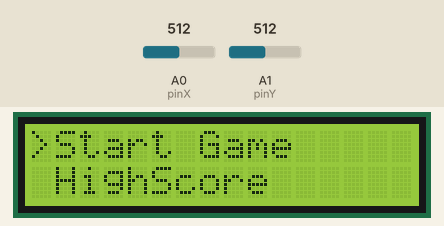
Recording of a sketch running on a simulated Arduino Uno, built with avr-gcc and run on an emulated ATmega328P. On the bench: 16×2 character LCD. The test bench sets the inputs (shaded band); at power-on: A0 (pinX) = 512, A1 (pinY) = 512.

Above: at 1.2 s.
1.3 s: A0 (pinX) set to 693
2.8 s: A0 (pinX) set to 715
At 4.0 s:
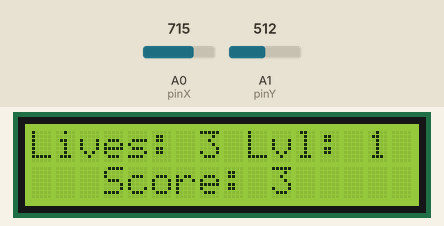
5.8 s: A0 (pinX) set to 264
8.8 s: A0 (pinX) set to 237
At 9.8 s:
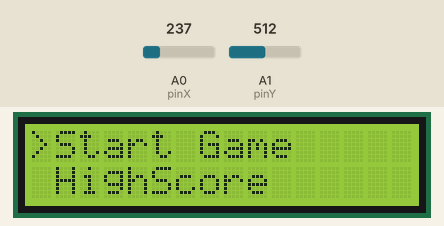
10.3 s: A1 (pinY) set to 687
11.8 s: A1 (pinY) set to 719
At 12.6 s:
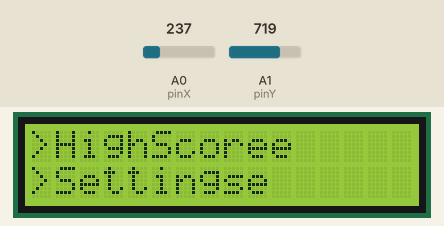
Timing chart, 0 to 14.3 s (numbered marks = the images above; inputs shaded):
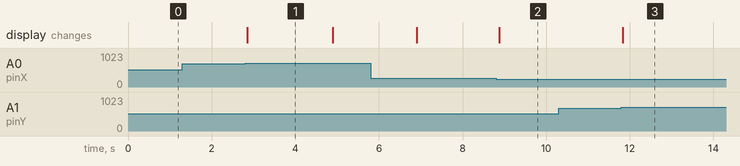

The sketch:

LCD_Menu.ino
```cpp
#include <LiquidCrystal.h>

const int rsPin = 12;
const int ePin = 11;
const int d4Pin = 5;
const int d5Pin = 4;
const int d6Pin = 3;
const int d7Pin = 2;

const int pinX = A0;
const int pinY = A1;
const int pinSw = A2;

int switchValue = 0;
int xValue = 0;
int yValue = 0;

const int lowThreshold = 250;
const int highThreshold = 700;

bool enterSelection = false;
//bool exitSelection = false;
bool movedX = false;
bool movedY = false;
int arrowPoz = 0;
int arrowPozIncreased = false;
int arrowPozDecreased = false;

char start[] = "Start Game";
char highScore[] = "HighScore";
char settings[] = "Settings";

char endingMessage[] = "Congratulations, you finished the game. Press button to exit.";
//Sections
bool inStart = true;
bool inHigh = false;
bool inSetings = false;
int page = 0;

int startingLevel = 0;
int lives = 3;
int level = 0;
int score = 0;
int hiScore = 0;
int incrementInterval = 2000;
int gamecurrPrintMillis = 0;
int gameprevPrintMillis = 0;
int gameStartedAtMillis = 0;
int gameOverInterval = 10000;
int thisChar = 0;


bool gameStarted = false;
bool gameOver = false;
int currentPrintMillis = 0;
int prevPrintMillis = 0;
int scrollInterval = 500;
LiquidCrystal lcd(rsPin, ePin, d4Pin, d5Pin, d6Pin, d7Pin);
void menuNav () {
  if (movedY == false) {
    if (yValue < lowThreshold) {
      arrowPoz++;
      arrowPozIncreased = true;
    }
    if (yValue > highThreshold) {
      arrowPoz--;
      arrowPozDecreased = true;
    }
    movedY = true;
  }
  if (yValue >= lowThreshold && yValue <= highThreshold) {
    movedY = false;
    lcd.clear();
  }
  if (movedX == false) {
    if (arrowPoz == 2) {
      if (page == 1) {
        page = 0;
        arrowPoz = 0;
      } else {
        page++;
        arrowPoz = 1;
      }
      if (page == 0) {
        arrowPoz = 0;
      }
    }

    if (arrowPoz == -1) {
      if (page == 0) {
        arrowPoz = 1;
        page = 1;
      }
      else {
        page--;
        arrowPoz = 0;
      }
      if (page == 1) {
        arrowPoz = 1;
      }
    }
    page = page % 2;
    lcd.setCursor(0, arrowPoz);
    lcd.print(">");
    if (page == 0) {
      lcd.setCursor(1, 0);
      lcd.print(start);
      lcd.setCursor(1, 1);
      lcd.print(highScore);
    }
    else {
      lcd.setCursor(1, 0);
      lcd.print(highScore);
      lcd.setCursor(1, 1);
      lcd.print(settings);
    }
  }

}

void startSection() {
  //lcd.print("Sunt in Start");
  if (!gameOver) {
    if (!gameStarted) {
      gameStartedAtMillis = millis();
      level = startingLevel;
      gameStarted = true;
    }
    lcd.print("Lives:");
    lcd.setCursor(7, 0);
    lcd.print(lives);

    lcd.setCursor(9, 0);
    lcd.print("Lvl:");
    lcd.setCursor(14, 0);
    lcd.print(level);

    score = level * 3;
    lcd.setCursor(3, 1);
    lcd.print("Score:");
    lcd.setCursor(10, 1);
    lcd.print(score);

    if (gameStarted) {
      gamecurrPrintMillis = millis();
      if (gamecurrPrintMillis - gameprevPrintMillis >= incrementInterval) {
        gameprevPrintMillis = gamecurrPrintMillis;
        level++;
      }
    }
    if (gamecurrPrintMillis - gameStartedAtMillis >= gameOverInterval) {
      gameOver = true;
    }
  }
}

/*Actualizeaza highscore*/

void highScoreSection() {
  //lcd.print("Sunt in HighScore");
  lcd.print("HighScore:");
  if (score > hiScore){
    hiScore = score;
  }
  lcd.setCursor(11, 0);
  lcd.print(hiScore);
}
void settingsSection() {
  //lcd.print("Sunt in Settings");
  //lcd.setCursor(0, 0);
  lcd.print("Starting level: ");
  lcd.setCursor(0, 1);
  //lcd.print(0, 1);
  lcd.print(startingLevel);
  if (movedY == false) {
    if (yValue < lowThreshold) {
      if (startingLevel > 0) {
        startingLevel--;
      }
    }
    if (yValue > highThreshold) {
      if (startingLevel < 10) {
        startingLevel++;
      }
    }
    movedY = true;
  }
  if (yValue >= lowThreshold && yValue <= highThreshold) {
    movedY = false;
    //lcd.clear();
  }
  level = startingLevel;
}
void gameIsOver() {
  lcd.clear();
  lcd.setCursor(0, 0);
  lcd.print("Game over!");
  lcd.setCursor(11, 0);
  lcd.print("Press");
  lcd.setCursor(0, 1);
  lcd.print("button to exit.");
  //lcd.clear();
  switchValue = digitalRead(pinSw);
  if (!switchValue) {
    movedX = false;
    gameOver = false;
    gameStarted = false;
  }
}
void sectionNav() {
  if (enterSelection) {
    if (((page == 0 && arrowPoz == 0) || (page == 1 && arrowPoz == 1))) {
      if (page == 0 && arrowPoz == 0) {
        inStart = true;
        inHigh = false;
        inSetings = false;
      } else if (page == 1 && arrowPoz == 1) {
        inStart = false;
        inHigh = false;
        inSetings = true;

      }
    } else {
      inStart = false;
      inHigh = true;
      inSetings = false;
    }
    lcd.clear();
    lcd.setCursor(0, 0);
    if (inStart) {
      startSection();
    }
    if (inHigh) {
      highScoreSection();
    }
    if (inSetings) {
      settingsSection();
    }
  } else {
    inStart = false;
    inHigh = false;
    inSetings = false;
  }
}
void setup() {
  Serial.begin(9600);
  pinMode(pinX, INPUT);
  pinMode(pinY, INPUT);
  pinMode(pinSw, INPUT_PULLUP);
  lcd.begin(16, 2);

}

void loop() {
  xValue = analogRead(pinX);
  yValue = analogRead(pinY);

  if (movedX == false) {
    if (xValue > highThreshold) {
      enterSelection = true;
      movedX = true;
    }

  }
  if (movedX == false) {
    menuNav();
  }
  else {
    sectionNav();
  }
  if (gameOver) {
    gameIsOver();

    //mesajul o sa fie mai lung decat dimensiunea dispaly-ului => fa cu scroll
    //aici o sa bag partea de switch
    //switchul trebuie sa ma intoarca in meniu
    if (score > hiScore){
      hiScore = score;
    }
  }
  if (xValue < lowThreshold) {
    movedX = false;
    enterSelection = false;
  }
  delay(20);

}
```

Measured:
- the behaviour switches between 700 and 701 on A0 (pinX) (found by bisection; images 0 and 1)
- the behaviour switches between 250 and 249 on A0 (pinX) (found by bisection; images 1 and 2)
- the behaviour switches between 700 and 701 on A1 (pinY) (found by bisection; images 2 and 3)
- after the input at 1.3 s, every drawn part: stays the same
- after the input at 2.8 s, the display: changes after 0.05 s (image 1)
- after the input at 8.8 s, the display: changes after 0.08 s (image 2)
- after the input at 10.3 s, every drawn part: stays the same
- after the input at 11.8 s, the display: changes at once (image 3)
- what the display in image 1 shows lasts 2.1 s, from 2.8 s to 4.9 s
